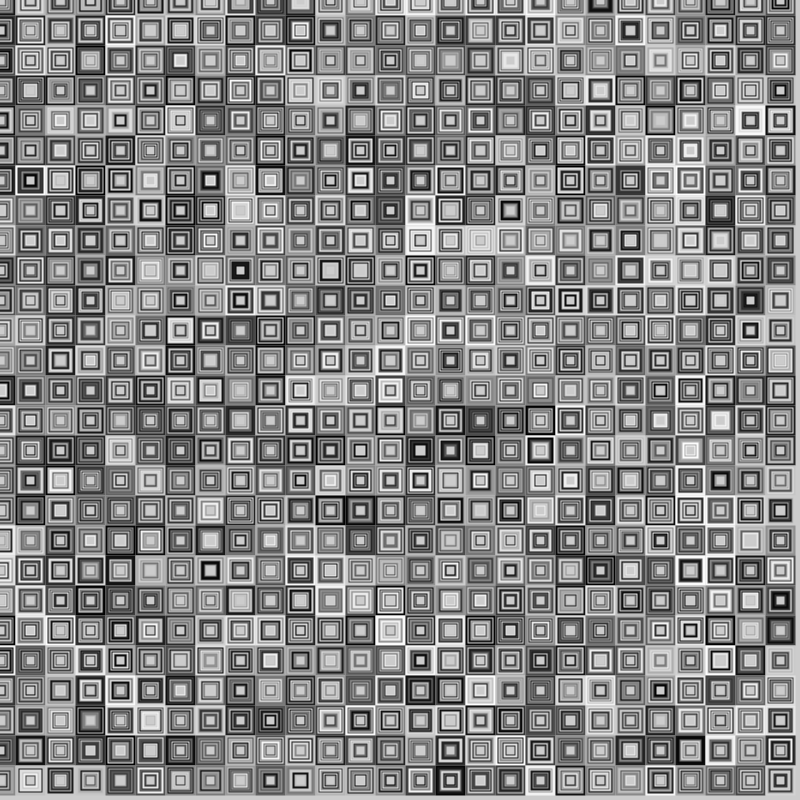
Frame 1 (no input)
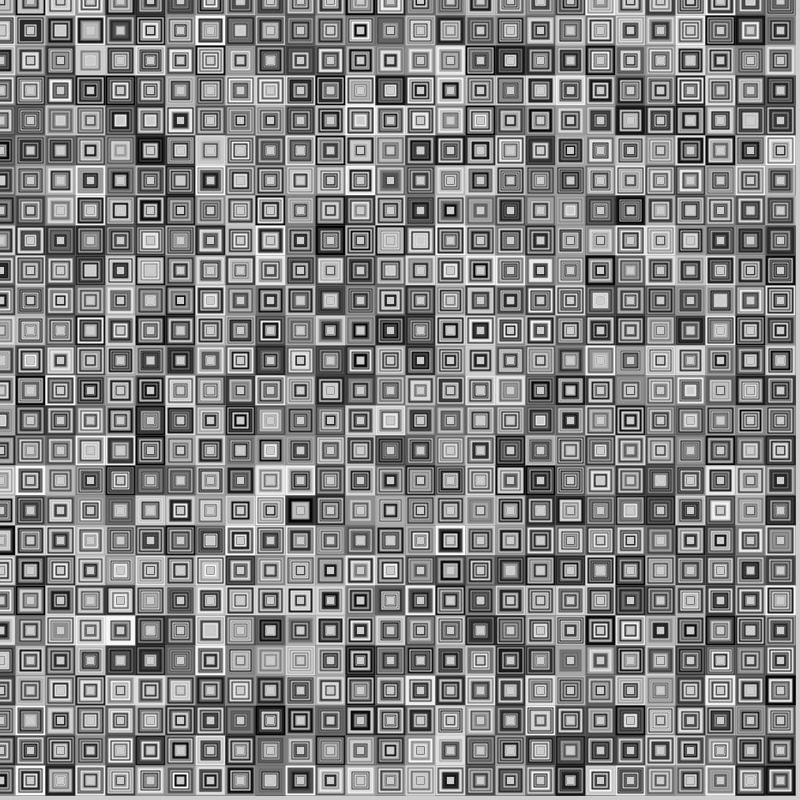
Frame 60 (the mouse pressed at the canvas centre just before this capture)
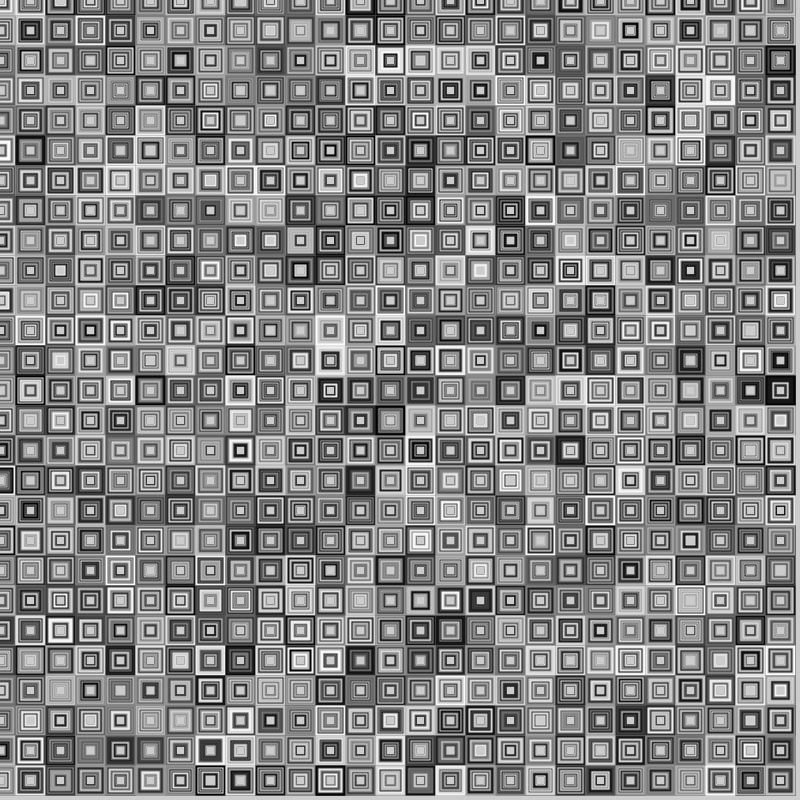
Frame 120 (the mouse held since frame 60 and released just before this capture)

The Processing sketch that drew these frames (run headless with seeded random() and noise(); from frame 60 on, the mouse is pressed at the canvas centre):

// Processing sketch: processing_125268
// ── processing_125268.pde

void setup(){
  size(800,800);
  
}

void draw() {
  rectMode(CENTER);
  for(int i=0;i<width;i+=30){
    for (int j=0;j<height;j+=30) {
      for(int k=10;k<30;k+=2){
        noFill();
        strokeWeight(2);
        stroke(int(random(255)));
        rect(i,j,k,k);
      }
    } 
  }
}
